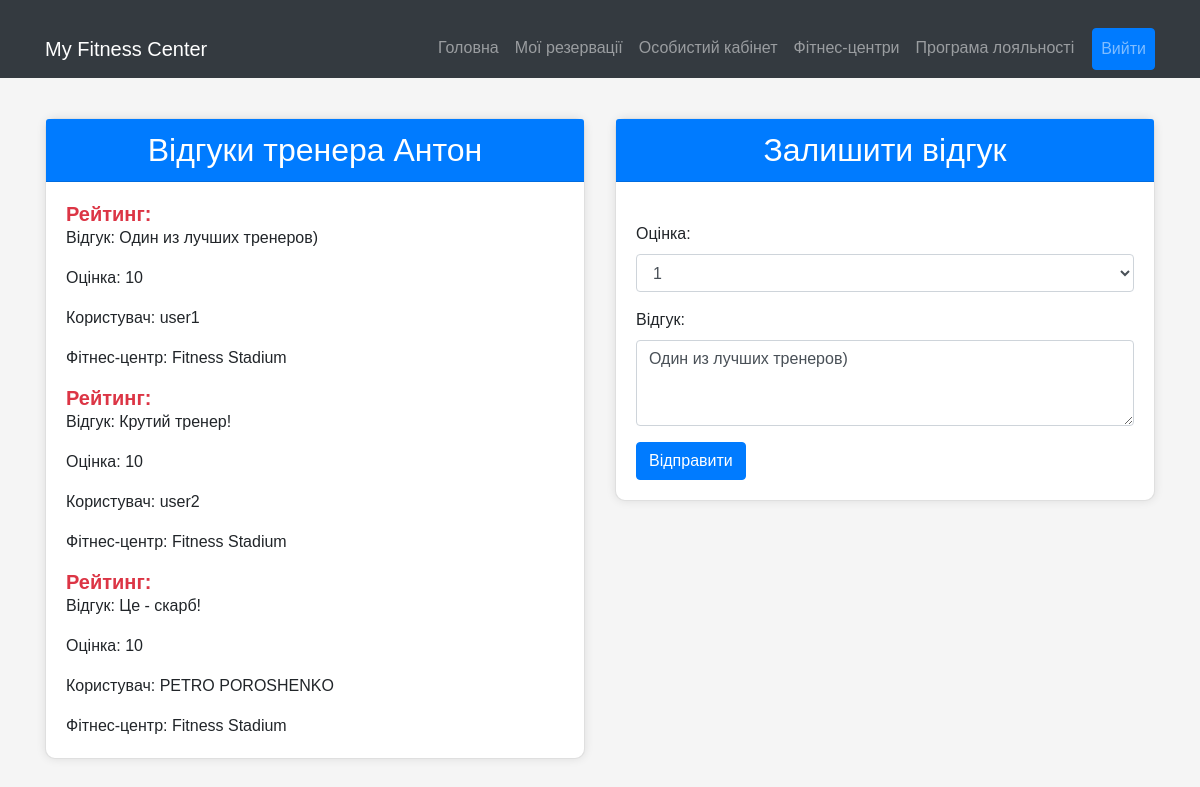
Screenshot of /fitness_center/1/trainer/1/rating (signed in) with the database file from the repository.
### project_package/models.py (models this page shows, shortened)
class Trainer(Base):
    __tablename__ = "trainer"
    id = Column(Integer, primary_key=True)
    name = Column(String(50), unique=True, nullable=False)
    gym_id = Column(Integer, ForeignKey('gym.id'))
    gym = relationship('Gym', back_populates='trainer')
    review = relationship('Review', back_populates='trainer')
    trainer_services = relationship('TrainerServices', back_populates='trainer')
    trainer_schedule = relationship('TrainerSchedule', back_populates='trainer')

class Review(Base):
    __tablename__ = "review"
    id = Column(Integer, primary_key=True)
    user_id = Column(Integer, ForeignKey('user.id'))
    trainer_id = Column(Integer, ForeignKey('trainer.id'))
    gym_id = Column(Integer, ForeignKey('gym.id'))
    points = Column(Integer)
    text = Column(String)
    gym = relationship('Gym', back_populates='review')
    trainer = relationship('Trainer', back_populates='review')
    user = relationship('User', back_populates='review')

class User(Base):
    __tablename__ = "user"
    id = Column(Integer, primary_key=True, autoincrement=True, unique=True)
    login = Column(String(50), unique=True, nullable=False)
    password = Column(String(50))
    birth_date = Column(String(50), default='1940-01-01', nullable=False)
    phone = Column(String(50))
    funds = Column(Integer, nullable=False, default=0)
    email = Column(String(50))
    review = relationship('Review', back_populates='user')

class Gym(Base):
    __tablename__ = "gym"
    id = Column(Integer, primary_key=True)
    name = Column(String, unique=True, nullable=False)
    address = Column(String(50))
    contacts = Column(String(50))
    services = relationship("Service", back_populates="gym")
    trainer = relationship("Trainer", back_populates="gym")
    review = relationship("Review", back_populates="gym")

### app.py (the view)
@app.route('/fitness_center/<gym_id>/trainer/<trainer_id>/rating', methods=['GET', 'POST'])
@login_required
def trainer_rating(gym_id, trainer_id):
    user = session.get('user', None)
    if request.method == 'POST':
        rating = request.form.get('rating')
        review_text = request.form.get('review')
        user_review = db_session.query(Review).filter_by(user_id=user['id'], trainer_id=trainer_id).first()
        if user_review is not None:
            user_review.points = rating
            user_review.text = review_text
        else:
            new_review = Review(user_id=user['id'], trainer_id=trainer_id, gym_id=gym_id, points=int(rating),
                                text=review_text)
            db_session.add(new_review)
        db_session.commit()
        return redirect(f'/fitness_center/{gym_id}/trainer/{trainer_id}/rating')
    else:
        user_reviw = db_session.query(Review).filter_by(user_id=user['id'], trainer_id=trainer_id).first()
        trainer = db_session.query(Trainer).join(Gym, Trainer.gym_id == Gym.id).filter(Trainer.id == trainer_id).first()
        reviews = db_session.query(Review).filter_by(trainer_id=trainer_id).all()
        return render_template('trainer_rating.html', reviews=reviews, users=user, trainer=trainer,
                               user_reviw=user_reviw)

### app.py (called while the page is built)
def login_required(f):
    @wraps(f)
    def wrapper(*args, **kwargs):
        if 'user' in session:
            return f(*args, **kwargs)
        else:
            return redirect('/login')
    return wrapper

### templates/trainer_rating.html (shortened to what this page needs)
<!DOCTYPE html>
<html lang="uk">
<head>
    <link href="https://stackpath.bootstrapcdn.com/bootstrap/4.5.2/css/bootstrap.min.css" rel="stylesheet">
</head>
<body>
<nav class="navbar navbar-expand-lg navbar-dark bg-dark">
    <div class="container">
        <a class="navbar-brand" href="/">My Fitness Center</a>
        <div class="collapse navbar-collapse" id="navbarNav">
            <ul class="navbar-nav ml-auto">
                <li class="nav-item">
                    <a class="nav-link" href="/">Головна</a>
                </li>
                <li class="nav-item">
                    <a class="nav-link" href="/user/reservations">Мої резервації</a>
                </li>
                <li class="nav-item">
                    <a class="nav-link" href="/user">Особистий кабінет</a>
                </li>
                <li class="nav-item">
                    <a class="nav-link" href="/fitness_center">Фітнес-центри</a>
                </li>
                <li class="nav-item">
                    <a class="nav-link" href="/">Програма лояльності</a>
                </li>
                <li class="nav-item">
                    <a class="nav-link btn btn-primary btn-logout" href="/logout">Вийти</a>
                </li>
            </ul>
        </div>
    </div>
</nav>
<div class="container">
    <div class="row">
        <div class="col-md-6">
            <div class="card">
                <div class="card-header">
                    <h2 class="card-title mb-0">Відгуки тренера {{ trainer.name }}</h2>
                </div>
                <div class="card-body">
                    {% if reviews %}
                        <ul class="list-group">
                            {% for review in reviews %}
                                <h5 class="card-title highlight">Рейтинг: {{ trainer.rating }}</h5>
                                <p class="card-text">Відгук: {{ review.text }}</p>
                                <p class="card-text">Оцінка: {{ review.points }}</p>
                                <p class="card-text">Користувач: {{ review.user.login }}</p>
                                <p class="card-text">Фітнес-центр: {{ trainer.gym.name }}</p>
                            {% endfor %}
                        </ul>
                    {% else %}
                        <p class="card-text">Відгуки відсутні</p>
                    {% endif %}
                </div>
            </div>
        </div>
        <div class="col-md-6">
            <div class="card">
                <div class="card-header">
                    <h2 class="card-title mb-0 review-title">Залишити відгук</h2>
                </div>
                <div class="card-body review-form">
                    <form method="post">
                        <div class="form-group">
                            <label for="rating">Оцінка:</label>
                            <select class="form-control" id="rating" name="rating" required>{{ user_reviw.points }}
                                {% for i in range(1, 11) %}
                                    <option value="{{ i }}">{{ i }}</option>
                                {% endfor %}
                            </select>
                        </div>
                        <div class="form-group">
                            <label for="review">Відгук:</label>
                            <textarea class="form-control" id="review" name="review" rows="3" required>{{ user_reviw.text }}</textarea>
                        </div>
                        <button type="submit" class="btn btn-primary">Відправити</button>
                    </form>
                </div>
            </div>
        </div>
    </div>
</div>
</body>
</html>

### templates/trainer_rating.html (style rules this page uses)
body { background-color: #f5f5f5; font-family: Arial, sans-serif; }
.container { margin-top: 20px; }
.card { background-color: #fff; border-radius: 10px; box-shadow: 0px 0px 10px 0px rgba(0,0,0,0.1); margin-top: 20px; }
.card-header { background-color: #007bff; color: #fff; text-align: center; border-top-left-radius: 10px; border-top-right-radius: 10px; }
.card-title { margin-bottom: 0; }
.review-title { text-align: center; }
.review-form { margin-top: 20px; }
.highlight { color: #dc3545; font-weight: bold; }
.btn-logout { margin-left: 10px; }

### rows the page displays
Trainer: name "Антон"
Review: text "Один из лучших тренеров)", points "10", user.login "user1", review "Один из лучших тренеров)"
Gym: gym.name "Fitness Stadium"
Review: text "Крутий тренер!", points "10", user.login "user2"
Review: text "Це - скарб!", points "10", user.login "PETRO POROSHENKO"

### other values shown
form field rating "1"
